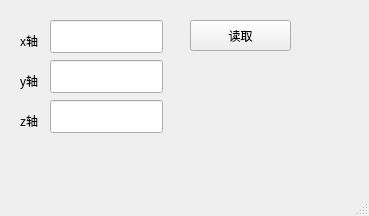
<?xml version="1.0" encoding="UTF-8"?>
<ui version="4.0">
 <class>ThirdWindow</class>
 <widget class="QMainWindow" name="ThirdWindow">
  <property name="geometry">
   <rect>
    <x>0</x>
    <y>0</y>
    <width>369</width>
    <height>216</height>
   </rect>
  </property>
  <property name="windowTitle">
   <string>MainWindow</string>
  </property>
  <widget class="QWidget" name="centralwidget">
   <widget class="QLineEdit" name="lineEdit_y">
    <property name="geometry">
     <rect>
      <x>50</x>
      <y>60</y>
      <width>113</width>
      <height>33</height>
     </rect>
    </property>
   </widget>
   <widget class="QLineEdit" name="lineEdit_z">
    <property name="geometry">
     <rect>
      <x>50</x>
      <y>100</y>
      <width>113</width>
      <height>33</height>
     </rect>
    </property>
   </widget>
   <widget class="QLineEdit" name="lineEdit_x">
    <property name="geometry">
     <rect>
      <x>50</x>
      <y>20</y>
      <width>113</width>
      <height>33</height>
     </rect>
    </property>
   </widget>
   <widget class="QLabel" name="label">
    <property name="geometry">
     <rect>
      <x>20</x>
      <y>30</y>
      <width>31</width>
      <height>21</height>
     </rect>
    </property>
    <property name="text">
     <string>x轴</string>
    </property>
   </widget>
   <widget class="QLabel" name="label_2">
    <property name="geometry">
     <rect>
      <x>20</x>
      <y>70</y>
      <width>31</width>
      <height>21</height>
     </rect>
    </property>
    <property name="text">
     <string>y轴</string>
    </property>
   </widget>
   <widget class="QLabel" name="label_3">
    <property name="geometry">
     <rect>
      <x>20</x>
      <y>110</y>
      <width>31</width>
      <height>21</height>
     </rect>
    </property>
    <property name="text">
     <string>z轴</string>
    </property>
   </widget>
   <widget class="QPushButton" name="read_button">
    <property name="geometry">
     <rect>
      <x>190</x>
      <y>20</y>
      <width>101</width>
      <height>31</height>
     </rect>
    </property>
    <property name="text">
     <string>读取</string>
    </property>
   </widget>
  </widget>
  <widget class="QMenuBar" name="menubar">
   <property name="geometry">
    <rect>
     <x>0</x>
     <y>0</y>
     <width>369</width>
     <height>28</height>
    </rect>
   </property>
  </widget>
  <widget class="QStatusBar" name="statusbar"/>
 </widget>
 <resources/>
 <connections/>
</ui>
